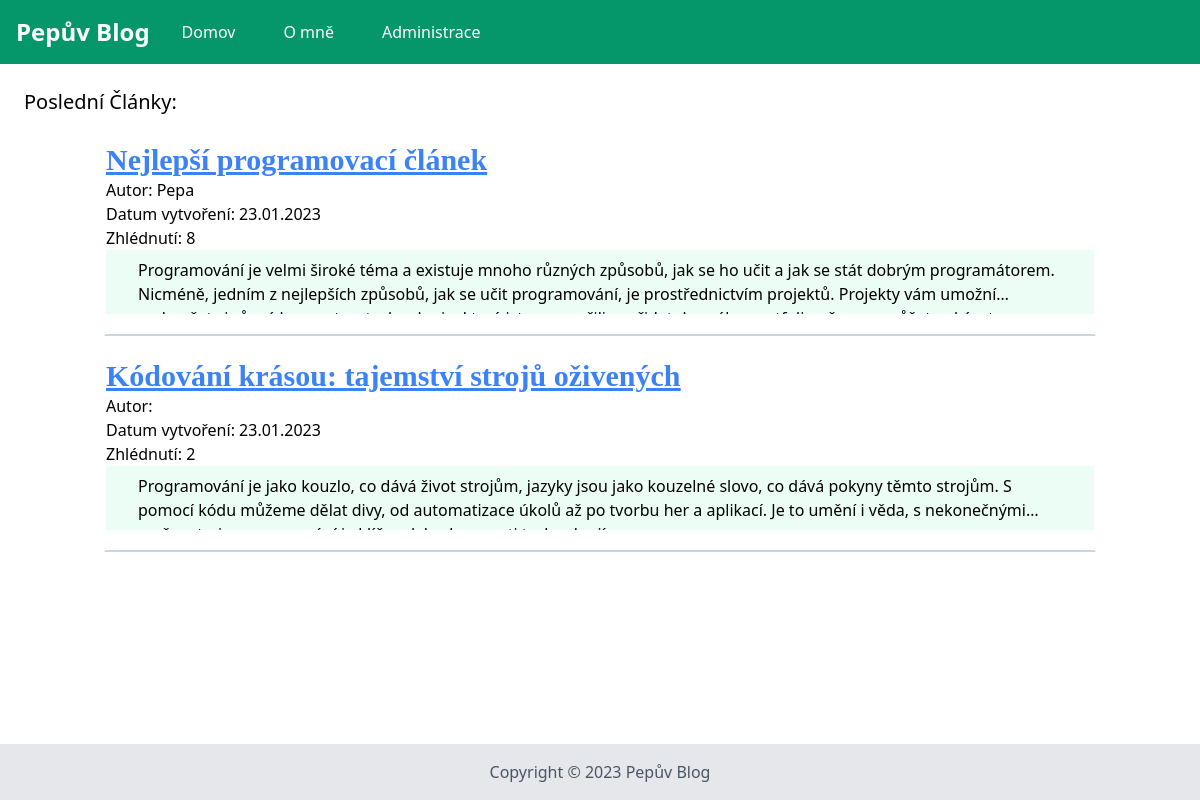
The page / on the database its author committed.
### app.py (models this page shows, shortened)
class Article(db.Model):
    id = db.Column(db.Integer, primary_key=True)
    title = db.Column(db.String, nullable=False)
    content = db.Column(db.String, nullable=False)
    author_id = db.Column(db.Integer, db.ForeignKey('user.id'), nullable=False)
    date_created = db.Column(db.DateTime, default=datetime.utcnow)
    views = db.Column(db.Integer, default=0)
    reviews = db.Column(db.Integer, default=0)

class User(db.Model):
    id = db.Column(db.Integer, primary_key=True)
    login = db.Column(db.String, nullable=False)
    password = db.Column(db.String, nullable=False)
    admin = db.Column(db.Boolean, default=0)
    articles = db.relationship('Article', backref='author', lazy=True)
    is_active = db.Column(db.Boolean, default=True)
    is_authenticated = db.Column(db.Boolean)
    def is_authenticated(self):
        return self.is_authenticated
    def is_active(self):
        return self.is_active

### app.py (the view)
@app.route("/")
def index():
    articles = Article.query.all()
    return render_template("index.html",articles=articles)

### templates/index.html (shortened to what this page needs)
{% extends 'base.html' %}
{% block body %}
    <h2 class="text-xl font-medium mb-2">Poslední Články:</h3>
        <div class="container mx-auto p-4">
            {% for article in articles %}
              <div class="mb-5 pb-5 border-2 border-white border-b-slate-300">
                <h2 class="text-3xl font-bold text-blue-500 underline font-serif"><a href="{{ url_for('article',id=article.id) }}">{{article.title}}</a></h2>
                <p class="">Autor: {{article.author.login}}</p>
                <p class="">Datum vytvoření: {{article.date_created.strftime('%d.%m.%Y')}}</p>
                <p class="">Zhlédnutí: {{article.views}}</p>
                <p class="px-8 py-2 bg-emerald-50 article-content">{{article.content}}</p>
              </div>
            {% endfor %}
          </div>
{% endblock %}

### templates/base.html (shortened to what this page needs)
<!DOCTYPE html>
<html lang="cs">
  <head>
    <link
      rel="stylesheet"
      href="{{ url_for('static',filename='css/output.css') }}"
    />
  </head>
  <body>
    <header class="bg-emerald-600 text-white p-4 flex items-center justify-between">
        <h1 class="text-2xl font-bold"><a href="{{ url_for('index') }}">Pepův Blog</a></h1>
        <nav class="flex flex-1 items-center">
            <ul class="flex ml-8 flex-1 gap-8">
                <li class="mr-4 hover:text-gray-300"><a href="{{ url_for('index') }}">Domov</a></li>
                <li class="mr-4 hover:text-gray-300"><a href="{{ url_for('about') }}">O mně</a></li>
                <li class="mr-4 hover:text-gray-300"><a href="{{ url_for('admin_login') }}">Administrace</a></li>
            </ul>
        </nav>
      </header>
    <main class="py-6 px-6">
        {% block body %} {% endblock %}
    </main>
    <footer class="bg-gray-200 p-4">
      <p class="text-center text-gray-600">Copyright © 2023 Pepův Blog</p>
    </footer>
  </body>
</html>

### templates/index.html (style rules this page uses)
p.article-content { display: -webkit-box; -webkit-line-clamp: 2; -webkit-box-orient: vertical; overflow: hidden; text-overflow: ellipsis; }

### rows shown on the page
Article: title "Nejlepší programovací článek", author.login "Pepa", date_created "23.01.2023", views "8", content "Programování je velmi široké téma a existuje mnoho různých způsobů, jak se ho učit a jak se stát dobrým programátorem. Nicméně, jedním z nejlepších způsobů, jak se učit programování, je prostřednictvím projektů. Projekty vám…"
Article: title "Kódování krásou: tajemství strojů oživených", date_created "23.01.2023", views "2", content "Programování je jako kouzlo, co dává život strojům, jazyky jsou jako kouzelné slovo, co dává pokyny těmto strojům. S pomocí kódu můžeme dělat divy, od automatizace úkolů až po tvorbu her a aplikací. Je to umění i věda, s…"
